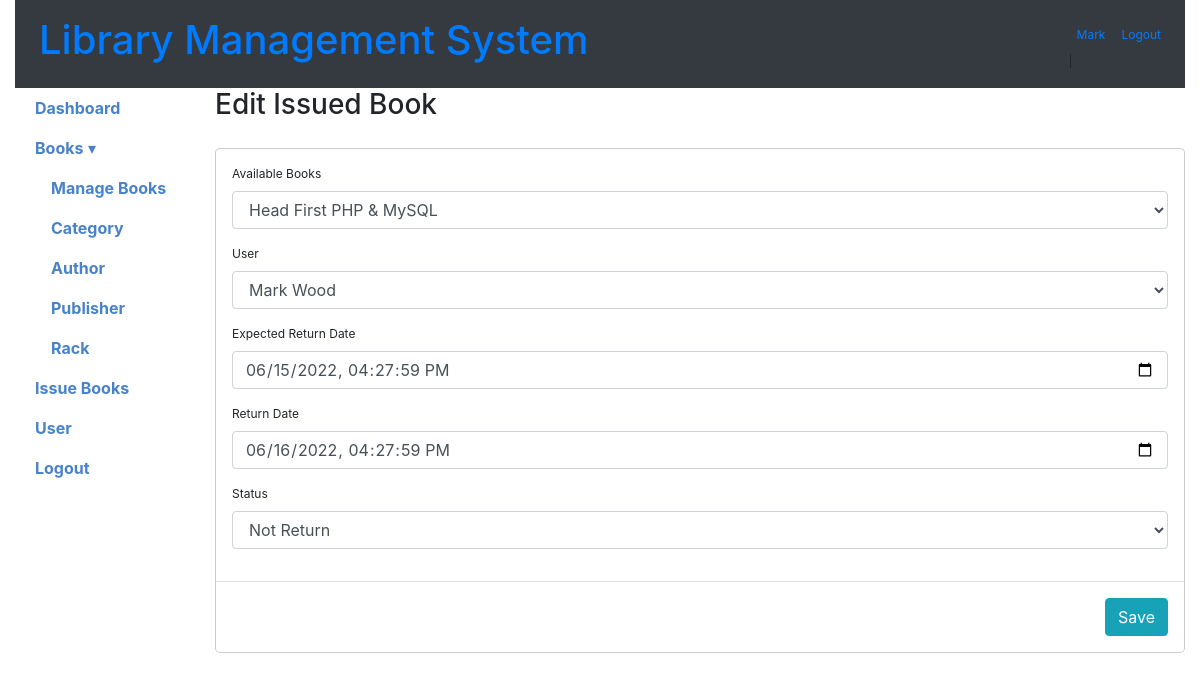
The app's page /edit_issue_book?issuebookid=1 (signed in) with its own data.
### tables this page shows
CREATE TABLE user (
  id INTEGER NOT NULL PRIMARY KEY AUTOINCREMENT,
  first_name TEXT,
  last_name TEXT,
  email TEXT UNIQUE,
  password TEXT,
  role TEXT CHECK(role IN ('admin', 'user')) DEFAULT 'admin'
);

CREATE TABLE issued_book (
  issuebookid INTEGER NOT NULL PRIMARY KEY AUTOINCREMENT,
  bookid INTEGER NOT NULL,
  userid INTEGER NOT NULL,
  issue_date_time TEXT NOT NULL DEFAULT (datetime('now')),
  expected_return_date TEXT NOT NULL,
  return_date_time TEXT NOT NULL,
  status TEXT CHECK(status IN ('Issued', 'Returned', 'Not Return')) NOT NULL
);

CREATE TABLE book (
  bookid INTEGER NOT NULL PRIMARY KEY AUTOINCREMENT,
  categoryid INTEGER NOT NULL,
  authorid INTEGER NOT NULL,
  rackid INTEGER NOT NULL,
  name TEXT NOT NULL,
  picture TEXT NOT NULL,
  publisherid INTEGER NOT NULL,
  isbn TEXT NOT NULL,
  no_of_copy INTEGER NOT NULL,
  status TEXT CHECK(status IN ('Enable', 'Disable')) NOT NULL,
  added_on TEXT NOT NULL DEFAULT (datetime('now')),
  updated_on TEXT NOT NULL DEFAULT (datetime('now'))
);

### app.py (the view)
@app.route("/edit_issue_book", methods=['GET', 'POST'])
def edit_issue_book():
    msg = ''
    if 'loggedin' in session:
        issuebookid = request.args.get('issuebookid')
        conn = get_db_connection()
        cursor = conn.cursor()
        cursor.execute('SELECT issued_book.issuebookid, issued_book.issue_date_time, issued_book.expected_return_date, issued_book.return_date_time, issued_book.bookid, issued_book.userid, issued_book.status, book.name AS book_name, book.isbn, user.first_name, user.last_name FROM issued_book LEFT JOIN book ON book.bookid = issued_book.bookid LEFT JOIN user ON user.id = issued_book.userid WHERE issued_book.issuebookid=?', (issuebookid,))
        issue_books = cursor.fetchall()
        cursor.execute("SELECT bookid, name FROM book")
        books = cursor.fetchall()
        cursor.execute("SELECT id, first_name, last_name FROM user")
        users = cursor.fetchall()
        conn.close()
        return render_template("edit_issue_book.html", issue_books=issue_books, books=books, users=users)
    return redirect(url_for('login'))

### app.py (called while the page is built)
def get_db_connection():
    conn = sqlite3.connect('library-system.db')
    conn.row_factory = sqlite3.Row
    return conn

### templates/edit_issue_book.html (shortened to what this page needs)
{% include 'header.html' %}
<body>
  <div class="container-fluid" id="main">
	{% include 'top_menus.html' %}
    <div class="row row-offcanvas row-offcanvas-left">
	  {% include 'left_menus.html' %}
      <div class="col-md-9 col-lg-10 main">
		<h3>Edit Issued Book</h3>
		<br>
        {% for issueBook in issue_books %}
        <form method="post" id="issuedBookForm" action="{{ url_for('save_issue_book')}}">
            <div class="modal-content">
                <div class="modal-body">
                    <div class="form-group">
                        <label for="rack" class="control-label">Available Books</label>
                        <select name="book" id="book" class="form-control">
                            {% for book in books %}
                                <option value="{{book.bookid}}" {% if book.bookid == issueBook.bookid %}selected="selected" {% endif %}>{{book.name}}</option>
                            {% endfor %}
                        </select>
                    </div>
                    <div class="form-group">
                        <label for="rack" class="control-label">User</label>
                        <select name="users" id="users" class="form-control">
                            {% for user in users %}
                                <option value="{{user.id}}" {% if user.id == issueBook.userid %}selected="selected" {% endif %}>{{user.first_name}} {{user.last_name}}</option>
                            {% endfor %}
                        </select>
                    </div>
                    <div class="form-group">
                        <label for="expected date" class="control-label">Expected Return Date</label>
                        <input type="datetime-local" step="1" name="expected_return_date" id="expected_return_date" autocomplete="off" value="{{issueBook.expected_return_date}}" class="form-control"/>
                    </div>
                    <div class="form-group">
                        <label for="expected date" class="control-label">Return Date</label>
                        <input type="datetime-local" step="1" name="return_date" id="return_date" autocomplete="off" value="{{issueBook.return_date_time}}" class="form-control"/>
                    </div>
                    <div class="form-group">
                        <label for="status" class="control-label">Status</label>
                        <select class="form-control" id="status" name="status"/>
                            <option value="Not Return" {% if issueBook.status == 'Not Return' %}selected="selected" {% endif %}>Not Return</option>
                    </div>
                </div>
                <div class="modal-footer">
                    <input type="submit" name="save" id="save" class="btn btn-info" value="Save" />
                </div>
            </div>
        </form>
        {% endfor %}
    </div>
       </div>
      </div>
  </body>
</html>

### templates/top_menus.html (shortened to what this page needs)
<nav class="navbar navbar-expand-sm bg-dark">
    <div class="navbar-collapse collapse" id="collapsingNavbar">
      <ul class="navbar-nav">
        <li class="nav-item active">
           <h1><a class="nav-link" href="#">Library Management System <span class="sr-only">LMS</span></a></h1>
        </li>
      </ul>
	  <ul class="navbar-nav ml-auto">
		{% if session['userid'] %}
			<li class="nav-item">
				<a class="nav-link" href="#">{{session.name}} </a> |
			</li>
			<li class="nav-item">
			  <a class="nav-link" href="{{ url_for('logout') }}"> Logout</a>
			</li>
		{% else %}
			<li class="nav-item">
				  <a class="nav-link" href="index.php">Login</a>
			</li>
		{% endif %}
      </ul>
    </div>
  </nav>

### static/style/dashboard.css (style rules this page uses)
body { font-size:12px; }

### records on screen
user: name "Mark"
issued_book: book "Head First PHP & MySQL", users "Mark Wood", expected_return_date "06/15/2022 16:27:59", return_date "06/16/2022 16:27:59", status "Not Return"
